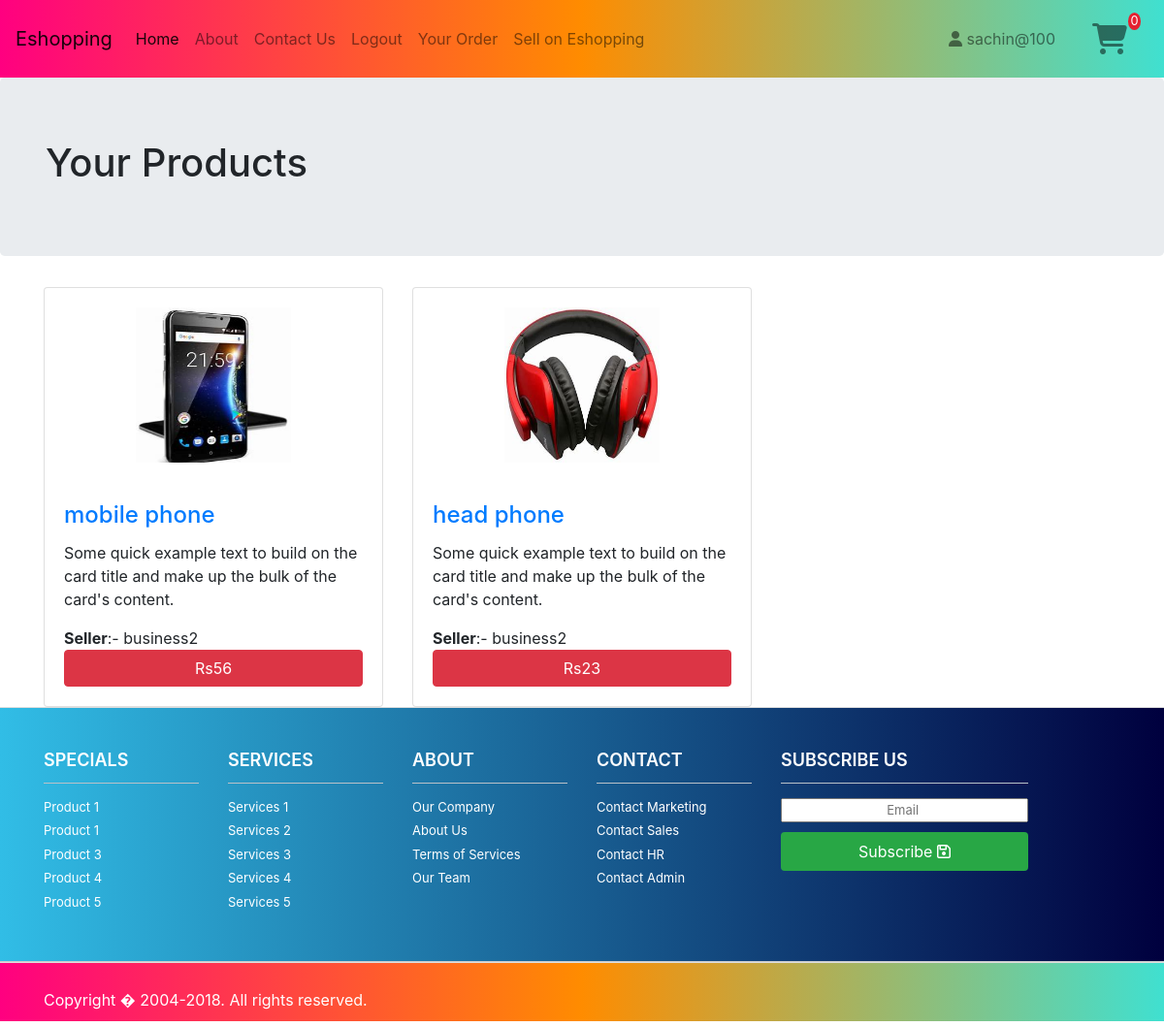
The app's page /a1/your_products (signed in), older data.
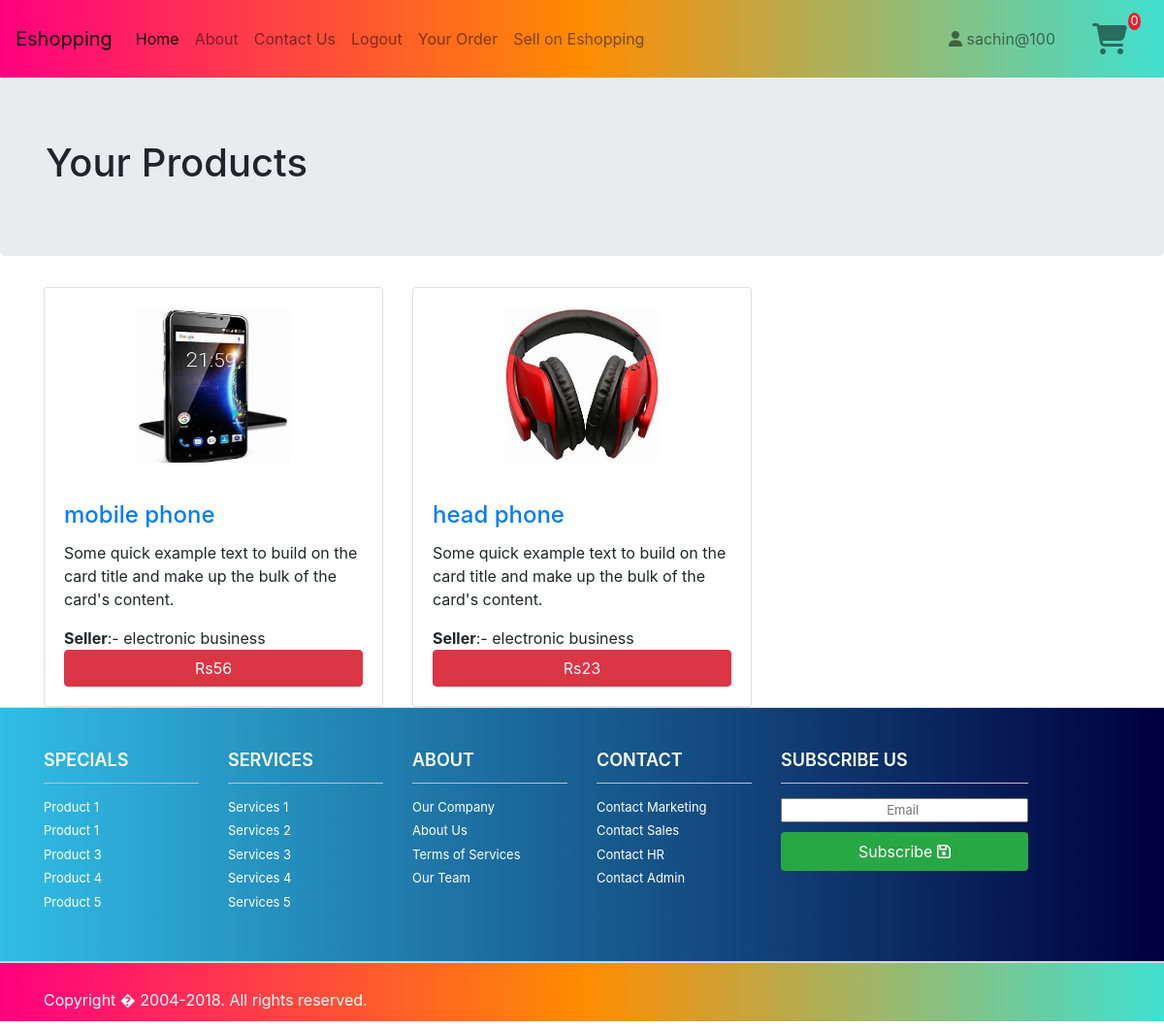
The same page, newer data.
### a1/models.py (models this page shows, shortened)
class Product(models.Model):
    user=models.ForeignKey(UserProfile,on_delete=models.CASCADE,related_name='sellers')
    category=models.ForeignKey(Category,on_delete=models.CASCADE,related_name='products')
    name=models.CharField(max_length=255)
    price=models.PositiveIntegerField()
    description=models.TextField()
    image=models.ImageField(upload_to='product_images',blank=True)

class UserProfile(User):
    phone_number=PhoneNumberField()
    bank_detail=models.BooleanField(default=False)
    business_detail=models.BooleanField(default=False)
    role=MultiSelectField(choices=MY_CHOICES,default='customer')

class BusinessDetail(models.Model):
    user=models.OneToOneField(UserProfile,on_delete=models.CASCADE,related_name="business")
    name=models.CharField(max_length=20)
    address=models.CharField(max_length=255)
    city=models.CharField(max_length=20)
    state=models.CharField(max_length=20)
    zip_code=models.CharField(max_length=20)

### a1/views.py (the view)
# urls.py: path('your_products',views.SellerProducts.as_view(),name='your_products'),
class SellerProducts(LoginRequiredMixin,ListView):
    model=Product
    template_name="a1/your_products.html"
    def get_queryset(self):
        queryset=super().get_queryset()
        user_profile=UserProfile.objects.get(username=self.request.user.username)
        return queryset.filter(user_id=user_profile.user_ptr_id)

### a1/context_processors.py (called while the page is built)
def func1(request):
    try:
        user_profile=UserProfile.objects.get(username=request.user.username)
        cart7=CartVariable.objects.get_or_create(user_id=user_profile.user_ptr_id)[0]
        return {'qty':cart7.total_qty}
    except:
        return {'qty':0}

### templates/a1/your_products.html
{% extends "a1/base.html" %}
{% block content %}
<div class="jumbotron">
    <div class="container">
        <h1>Your Products</h1>
    </div>
</div>
<div class="container">
    <div class="row">
        <div class="col">
            <div class="row">
                {%for product in product_list %}
                <div class="col-12 col-md-6 col-lg-4">
                    <div class="card" >
                        <center><img class="card-img-top" src="{{product.image.url}}" alt="Card image cap" height="200" style="padding: 20px; width: 200px;" ></center>
                        <div class="card-body">
                            <h4 class="card-title"><a href="{% url 'a1:prod_detail' pk=product.pk %}" title="View Product">{{product.name}}</a></h4>
                            <p class="card-text">Some quick example text to build on the card title and make up the bulk of the card's content.</p>
                            <b>Seller</b>:- {{product.user.business.name}}
                            <div class="row">
                                <div class="col">
                                    <a href="{% url 'a1:prod_detail' pk=product.pk %}" class="btn btn-danger btn-block">Rs{{product.price}}</a>
                                </div>
                            </div>
                        </div>
                    </div>
                </div>
                {%endfor%}
            </div>
        </div>
    </div>
</div>
{% endblock %}

Row changes from the older to the newer data that the page shows:
changed through a linked row, Product "mobile phone": user.business.name "business2" → "electronic business"
changed through a linked row, Product "head phone": user.business.name "business2" → "electronic business"
